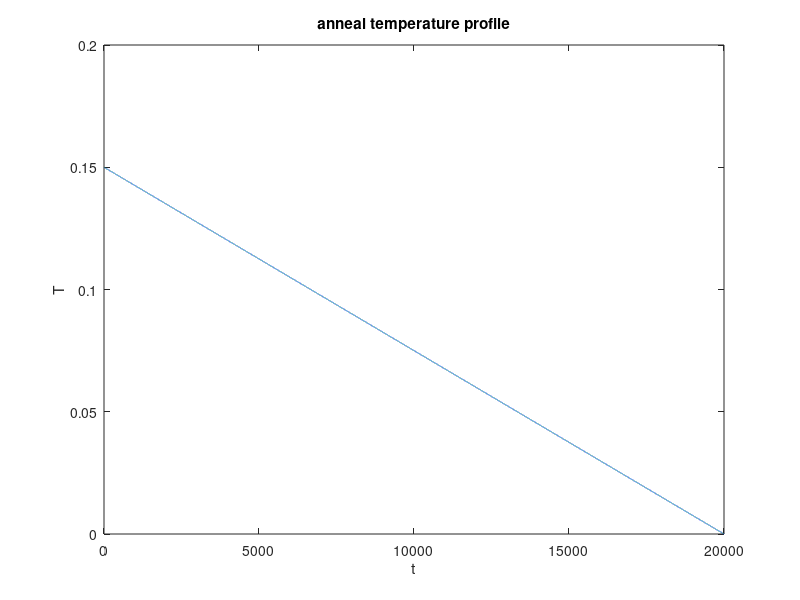

Reproduce this figure in MATLAB. (Note: this script raises an error after producing the figure.)
close all; 
% - this example shows how to find low energy stationairy states with simulated annealing.
% - Done in the presence of an external magnetic field, which is represented by
%   the frustration factor f.

%array size
Nx = 10;                %nr of islands in x-direction
Ny = 10;                %nr of islands in y-direction
ax = 1;                 %island spacing in x-direction
ay = 1;                 %island spacing in y-direction

%other parameters
f = 1/3;                %frustration factor
inputMode = 'sweep';    %input mode (only relevant if computing multiple problems in one function call)
IExt = 0;               %External current
t = (0:0.5:20000)';      %time points
Nt = length(t);
z = 0;                  %phase zone
th1 = 0;                %initial condition 

%create annealing temperature profile (first stay at T0, then quench to 0)
T0 = 0.15;
T = linspace(T0,0,Nt);

%visualise temperature profile
plot(t,T); xlabel('t'); ylabel('T'); title('anneal temperature profile')
disp('paused; press enter to continue')
pause

%create square array
array = JJAsim_2D_network_square(Nx,Ny);

%time evolution
out = JJAsim_2D_network_simulate(array,t,inputMode,IExt,T,f,z,th1);
nOut = JJAsim_2D_network_method_getn(array,out.th,z);   

%visualize annealing process
selectedTimePoints = false(Nt,1);
selectedTimePoints(1:20:end) = true;
JJAsim_2D_visualize_movie(array,t,zeros(array.Np,Nt),out.I,'showPathQuantityQ',true,...
    'pathQuantity',nOut,'selectedTimePoints',selectedTimePoints,'showIslandsQ',false,...
    'arrowColor',[0,0,0],'pathQuantityLabel','n');
close all;

%visualize final configuration (note, this is timestep Nt-1 because at timestep Nt one cannot
%     obtain the current because it depends on the voltage derivative which is forward difference)
nFinal = nOut(:,:,end-1);
IFinal = out.I(:,:,end-1);
JJAsim_2D_visualize_snapshot(array,nFinal,IFinal,'showIExtBaseQ',false);

disp(['energy of final state (per junction): ',num2str(out.E(end)/array.Nj)])






plot(t,T,'LineWidth',1.5,'Color',[0,0,0]); 
xlabel('$t$','Interpreter','latex','FontSize',15); 
ylabel('$T(t)$','Interpreter','latex','FontSize',15); 
title('anneal temperature profile','Interpreter','latex','FontSize',15);
ah = gca;
ah.LineWidth = 1.5;
ah.FontSize = 15;
ah.XAxis.TickLabelInterpreter = 'latex';
ah.YAxis.TickLabelInterpreter = 'latex';


